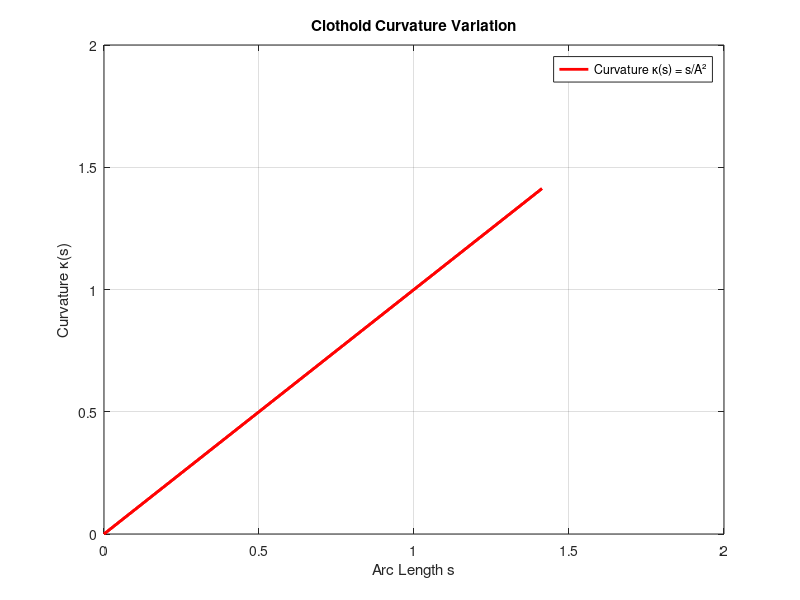
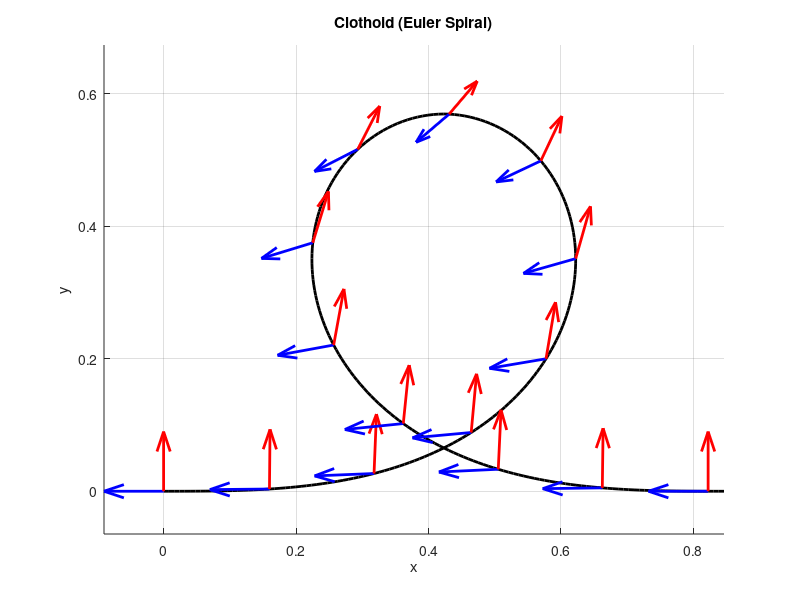
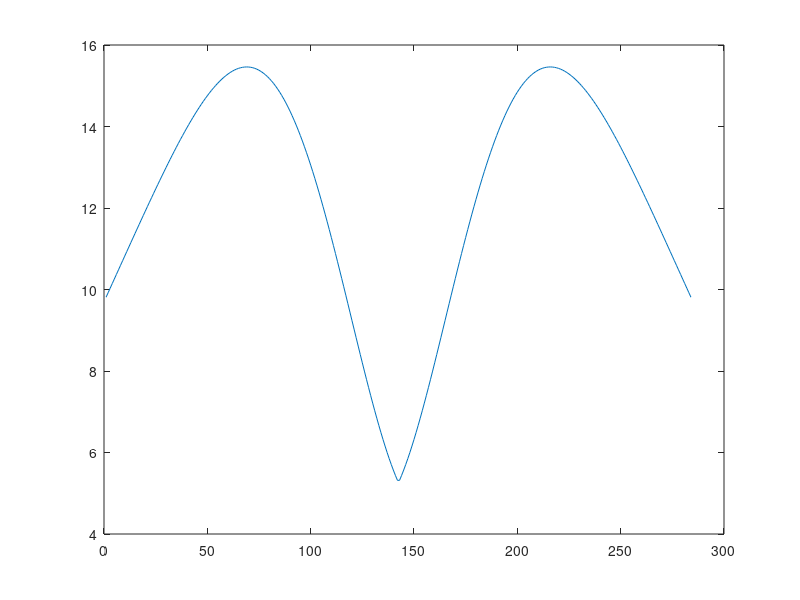

MATLAB code to generate these figures, in order:
clc;
clear;
close all;

% Define clothoid parameters
a = 1;        % Clothoid parameter (adjustable)
s_max = 5;    % Maximum arc length
n = 500;        % nimber of values
s = linspace(0, s_max, n); % Arc length values

% Define Fresnel integrals using numerical integration
C = zeros(size(s));
S = zeros(size(s));

for i = 1:length(s)
    C(i) = integral(@(u) cos(pi * u.^2 / 2), 0, s(i));
    S(i) = integral(@(u) sin(pi * u.^2 / 2), 0, s(i));
end

% Compute clothoid coordinates
x = a * sqrt(2/pi) * C;
y = a * sqrt(2/pi) * S;

% Cutting the clothoid at its max value
[max_val,n] = max(y);
x = x(1:n);
y = y(1:n);
s = s(1:n);

% Adding the symmetric part to the clothoid
x = [x, 2*x(n)-flip(x)];
y = [y, flip(y)];
s = [s, flip(s)];

% Optional: Plot curvature (κ = s/A²) along the curve
figure;
kappa = s / a^2;
plot(s, kappa, 'r', 'LineWidth', 2);
grid on;
xlabel('Arc Length s');
ylabel('Curvature κ(s)');
title('Clothoid Curvature Variation');
legend('Curvature κ(s) = s/A²');

% Plot the clothoid
figure;
hold on
plot(x, y, 'k', 'LineWidth', 2);
axis equal;
grid on;
xlabel('x');
ylabel('y');
title('Clothoid (Euler Spiral)');

% Plotting the unit tangent and the unit normal
% Expressesions obtained from OOR Primer figure 3.3
for i = 1:n
    et = [cos(s.^2./(2*a.^2)); sin(s.^2./(2*a.*2))];
    en = [-sin(s.^2./(2*a.*2)); cos(s.^2./(2*a.^2))];
end
for i = n:2*n
    et = -[cos(s.^2./(2*a.^2)); sin(s.^2./(2*a.*2))];
    en = [sin(s.^2./(2*a.*2)); cos(s.^2./(2*a.^2))];
end
% plotting the scaled unit vectors
for i = 1:20:2*n
    quiver(x(i),y(i),0.1*et(1,i),0.1*et(2,i),'b','LineWidth',2);
    quiver(x(i),y(i),0.1*en(1,i),0.1*en(2,i),'r','LineWidth',2);
end

% Calculating the normal force
g = 9.81;   % gravitational acceleration
m = 1;
y0 = max(y);
v_squared = 2*g*(y0-y);
N = m*(kappa.*v_squared+g*cos(s.^2./(2*a.^2)));

figure()
plot(N)